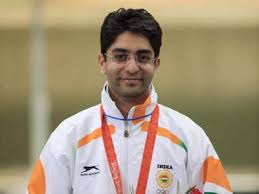
#> input picture FaceNet/testing/abhinav.jpg, 259 x 194 px, given as the content of the folder ./images, which was not available
$ jupyter execute --allow-errors dataset.ipynb   (text cells are left out)
#> lines starting #> are read from the running program, lines starting #| are printed output that depends on the picture; pictures that were not available may be replaced by others from this repository, and a replacement may not be noted
[cell 1]
import requests
from bs4 import BeautifulSoup

def get_image_urls(url, count=100):
    try:
        # Send a GET request to the URL
        response = requests.get(url)
        response.raise_for_status()  # Raise an exception for HTTP errors

        # Parse the HTML content
        soup = BeautifulSoup(response.content, 'html.parser')

        # Find all image elements
        img_tags = soup.find_all('img')

        # Extract the 'src' attribute of the first five images-contains image URL
        img_urls = [img['src'] for img in img_tags[:count] if 'src' in img.attrs]

        # Handle relative URLs-Converts relative URLs to absolute URLs
        img_urls = [requests.compat.urljoin(url, img_url) for img_url in img_urls]

        return img_urls
    except requests.exceptions.RequestException as e:
        print(f"Error fetching the URL: {e}")
        return []

name = input("Enter the Name: ").split(" ")
#> the answer given: ../testing/abhinav.jpg
url = f"https://www.google.com/search?q={'+'.join(name)}+single+person&sca_esv=045202e8b9d90fc1&tbm=isch&sxsrf=ADLYWIL331qKbpAaq_G_y4d0ALlfi7Yi8Q%3A1722071303407&source=hp&biw=1536&bih=695&ei=B7mkZs-hFtjt1e8PlKa_mAc&iflsig=AL9hbdgAAAAAZqTHF08-huRWLXOg5J8q4LtAs08GSp0u&oq=&gs_lp=EgNpbWciACoCCAAyBxAjGCcY6gIyBxAjGCcY6gIyBxAjGCcY6gIyBxAjGCcY6gIyBxAjGCcY6gIyBxAjGCcY6gIyBxAjGCcY6gIyBxAjGCcY6gIyBxAjGCcY6gIyBxAjGCcY6gIyBxAjGCcY6gJIvwhQAFgAcAF4AJABAJgBAKABAKoBALgBA8gBAIoCC2d3cy13aXotaW1nmAIBoAIGqAIKmAMGkgcBMaAHAA&sclient=img"
#> (the rest of this cell did not finish here and is left out)

print(image_urls)

[cell 2]
name ={ 'PERSONALITIES': [
    "A. P. J. Abdul Kalam",
    "Abhinav Bindra",
    "Adi Shankara",
    "Amrita Sher-Gil",
    "Anandamayi Ma",
    "Ardeshir Godrej",
    "Atal Bihari Vajpayee",
    "Azim Premji",
    "Bal Gangadhar Tilak",
    "Bankim Chandra Chattopadhyay",
    "Basavanna",
    "Behramji Malabari",
    "Bhagat Singh",
    "Bipin Chandra Pal",
    "B. R. Ambedkar",
    "Brijmohan Lall Munjal",
    "C. V. Raman",
    "Chandra Shekhar Azad",
    "Charan Singh",
    "Dadabhai Naoroji",
    "Dhirubhai Ambani",
    "Dhondo Keshav Karve",
    "Dhyan Chand",
    "G. D. Birla",
    "Gopal Ganesh Agarkar",
    "Guru Nanak",
    "Har Gobind Khorana",
    "Homi J. Bhabha",
    "Indira Gandhi",
    "Ishwar Chandra Vidyasagar",
    "Ismat Chughtai",
    "Jamini Roy",
    "Jamsetji Tata",
    "Jawaharlal Nehru",
    "Jiddu Krishnamurti",
    "Jyotirao Phule",
    "Kabir",
    "Kapil Dev",
    "Karsanbhai Patel",
    "Khudiram Bose",
    "Lala Lajpat Rai",
    "Lakshmi Mittal",
    "Lal Bahadur Shastri",
    "Madhva",
    "Mangal Pandey",
    "Mary Kom",
    "Meghnad Saha",
    "Meher Baba",
    "M. F. Husain",
    "M. S. Swaminathan",
    "Milkha Singh",
    "Morarji Desai",
    "Munshi Premchand",
    "Nisargadatta Maharaj",
    "Pandita Ramabai",
    "Paramahansa Yogananda",
    "P. T. Usha",
    "Prakash Padukone",
    "P. V. Narasimha Rao",
    "Rabindranath Tagore",
    "Raja Ram Mohan Roy",
    "Rajendra Prasad",
    "Ramana Maharshi",
    "Ramakrishna Paramahamsa",
    "Ramanuja",
    "Rani of Jhansi",
    "S. N. Bose",
    "Saina Nehwal",
    "Sai Baba of Shirdi",
    "Sardar Vallabhbhai Patel",
    "Sarojini Naidu",
    "Sarvepalli Radhakrishnan",
    "Satyajit Ray",
    "Satyendra Nath Bose",
    "Savitribai Phule",
    "Subhas Chandra Bose",
    "Sunil Gavaskar",
    "Swami Dayananda Saraswati",
    "Swami Vivekananda",
    "Tarabai Shinde",
    "Tulsi Tanti",
    "Tyeb Mehta",
    "Udham Singh",
    "Uday Shankar",
    "Verghese Kurien",
    "Vikram Sarabhai",
    "Vinayak Damodar Savarkar",
    "Vishwanathan Anand"
]
}

[cell 3]
urls = {}
#> (the rest of this cell did not finish here and is left out)

[cell 4]
import os

def download_image(folder_name,img_name,img_url, rootfolder='images'):
    if not os.path.exists(rootfolder):
        os.makedirs(rootfolder)
    if not os.path.exists(rootfolder+"/"+folder_name):
        os.makedirs(rootfolder+"/"+folder_name)
    img_response = requests.get(img_url)
    folder = rootfolder+"/"+folder_name
    img_path = os.path.join(folder, img_name)
    with open(img_path, 'wb') as file:
        file.write(img_response.content)
    return img_path

#> (a cell that did not finish here is left out)

[cell 6]
downlod_data = {}

for key in urls:
    data ={}
    for name in urls[key]:
        data[name] = []
        for i in range(len(urls[key][name])):
            img_path = download_image(key+'/'+name,f"{i}.jpg",urls[key][name][i])
            data[name].append(img_path)
    downlod_data[key]=data

downlod_data

[cell 7]
import cv2
import os

# Load the pre-trained Haar Cascade face detector
face_cascade = cv2.CascadeClassifier(cv2.data.haarcascades + 'haarcascade_frontalface_default.xml')

# Function to detect and crop faces
def detect_and_crop_face(image_path, output_size=(224, 224)):
    # Read the image
#> called with image_path = '_only/abhinav.jpg', output_size = (224, 224)
    img = cv2.imread(image_path)
#> img is the input picture: shape (194, 259, 3); mean B, G, R 121.2, 148, 164.3
    if img is None:
        print(f"Image {image_path} not found!")
        return None

    # Convert to grayscale for face detection
    gray = cv2.cvtColor(img, cv2.COLOR_BGR2GRAY)
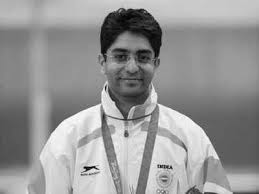
#> gray: shape (194, 259); min 1, max 254, mean 149.8

    # Detect faces in the image
    faces = face_cascade.detectMultiScale(gray, scaleFactor=1.1, minNeighbors=5, minSize=(30, 30))
#> faces = [[97, 29, 69, 69]]

    # If faces are detected, crop the first detected face
    if len(faces) > 0:
        (x, y, w, h) = faces[0]  # Take the first face
#> x = 97; y = 29; w = 69; h = 69
        face = img[y:y+h, x:x+w]  # Crop the face region
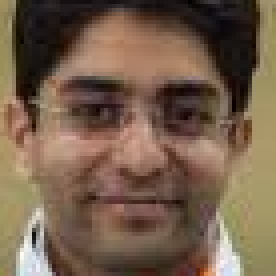
#> face: shape (69, 69, 3) (shown 4 times larger); mean B, G, R 76.6, 95.6, 117.8
        # Resize the face to the desired output size
        face_resized = cv2.resize(face, output_size)
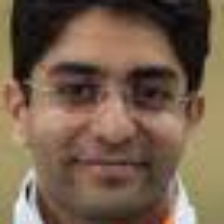
#> face_resized: shape (224, 224, 3); mean B, G, R 76.5, 95.4, 117.7
        face_gray = cv2.cvtColor(face_resized, cv2.COLOR_BGR2GRAY)
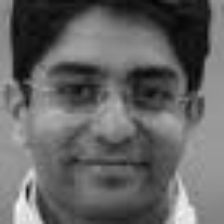
#> face_gray: shape (224, 224); min 2, max 246, mean 99.9
        return face_gray
    else:
        return None

# Function to remove an image
def remove_image(image_path):
    if os.path.exists(image_path):
        os.remove(image_path)
        print(f"Removed {image_path}")

# Folder structure
input_folder = './images'  # Base folder of the dataset

# Traverse through all subdirectories and process images
for root, dirs, files in os.walk(input_folder):
    for file in files:
        if file.endswith(('.jpg', '.jpeg', '.png')):  # Check for image files
            img_path = os.path.join(root, file)
            cropped_face = detect_and_crop_face(img_path)

            if cropped_face is not None:
                # Overwrite the original image with the resized face image
                cv2.imwrite(img_path, cropped_face)
                print(f"Processed {img_path}")
            else:
                # Remove the image if no face is detected
                remove_image(img_path)

print("Processing complete!")

#> (a cell that did not finish here is left out)

[cell 9]
name ={ 'PERSONALITIES': [
    "A. P. J. Abdul Kalam",
    "Abhinav Bindra",
    "Adi Shankara",
    "Amrita Sher-Gil",
    "Anandamayi Ma",
    "Ardeshir Godrej",
    "Atal Bihari Vajpayee",
    "Azim Premji",
    "Bal Gangadhar Tilak",
    "Bankim Chandra Chattopadhyay",
    "Basavanna",
    "Behramji Malabari",
    "Bhagat Singh",
    "Bipin Chandra Pal",
    "B. R. Ambedkar",
    "Brijmohan Lall Munjal",
    "C. V. Raman",
    "Chandra Shekhar Azad",
    "Charan Singh",
    "Dadabhai Naoroji",
    "Dhirubhai Ambani",
    "Dhondo Keshav Karve",
    "Dhyan Chand",
    "G. D. Birla",
    "Gopal Ganesh Agarkar",
    "Guru Nanak",
    "Har Gobind Khorana",
    "Homi J. Bhabha",
    "Indira Gandhi",
    "Ishwar Chandra Vidyasagar",
    "Ismat Chughtai",
    "Jamini Roy",
    "Jamsetji Tata",
    "Jawaharlal Nehru",
    "Jiddu Krishnamurti",
    "Jyotirao Phule",
    "Kabir",
    "Kapil Dev",
    "Karsanbhai Patel",
    "Khudiram Bose",
    "Lala Lajpat Rai",
    "Lakshmi Mittal",
    "Lal Bahadur Shastri",
    "Madhva",
    "Mangal Pandey",
    "Mary Kom",
    "Meghnad Saha",
    "Meher Baba",
    "M. F. Husain",
    "M. S. Swaminathan",
    "Milkha Singh",
    "Morarji Desai",
    "Munshi Premchand",
    "Nisargadatta Maharaj",
    "Pandita Ramabai",
    "Paramahansa Yogananda",
    "P. T. Usha",
    "Prakash Padukone",
    "P. V. Narasimha Rao",
    "Rabindranath Tagore",
    "Raja Ram Mohan Roy",
    "Rajendra Prasad",
    "Ramana Maharshi",
    "Ramakrishna Paramahamsa",
    "Ramanuja",
    "Rani of Jhansi",
    "S. N. Bose",
    "Saina Nehwal",
    "Sai Baba of Shirdi",
    "Sardar Vallabhbhai Patel",
    "Sarojini Naidu",
    "Sarvepalli Radhakrishnan",
    "Satyajit Ray",
    "Satyendra Nath Bose",
    "Savitribai Phule",
    "Subhas Chandra Bose",
    "Sunil Gavaskar",
    "Swami Dayananda Saraswati",
    "Swami Vivekananda",
    "Tarabai Shinde",
    "Tulsi Tanti",
    "Tyeb Mehta",
    "Udham Singh",
    "Uday Shankar",
    "Verghese Kurien",
    "Vikram Sarabhai",
    "Vinayak Damodar Savarkar",
    "Vishwanathan Anand"
]
}

[cell 10]
urls = {}
#> (the rest of this cell did not finish here and is left out)

[cell 11]
import os

def download_image(folder_name,img_name,img_url, rootfolder='test'):
    if not os.path.exists(rootfolder):
        os.makedirs(rootfolder)
    if not os.path.exists(rootfolder+"/"+folder_name):
        os.makedirs(rootfolder+"/"+folder_name)
    img_response = requests.get(img_url)
    folder = rootfolder+"/"+folder_name
    img_path = os.path.join(folder, img_name)
    with open(img_path, 'wb') as file:
        file.write(img_response.content)
    return img_path

[cell 12]
downlod_data = {}

for key in urls:
    data ={}
    for name in urls[key]:
        data[name] = []
        for i in range(len(urls[key][name])):
            img_url = urls[key][name][i]
            if img_url:  # Check if the URL is not empty
                img_path = download_image(key+'/'+name, f"{i}.jpg", img_url)
                data[name].append(img_path)
    downlod_data[key] = data

downlod_data

$ run again, on FaceNet/testing/apj.jpg
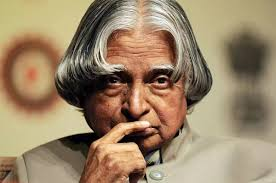
#> input picture FaceNet/testing/apj.jpg, 276 x 183 px, given as the content of the folder ./images, which was not available
#> in detect_and_crop_face, img is the input picture: shape (183, 276, 3); mean B, G, R 105.1, 133.5, 155.2
#> in detect_and_crop_face, `gray = cv2.cvtColor(img, cv2.COLOR_BGR2GRAY)`:
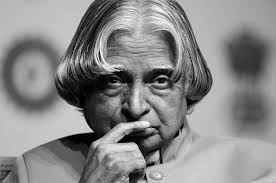
#> gray: shape (183, 276); min 0, max 254, mean 136.7
#> faces = [[74, 31, 128, 128]]
#> x = 74; y = 31; w = 128
#> in detect_and_crop_face, `face_gray = cv2.cvtColor(face_resized, cv2.COLOR_BGR2GRAY)`:
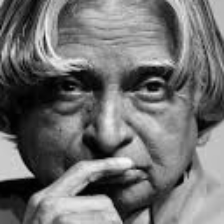
#> face_gray: shape (224, 224); min 0, max 247, mean 112.8
